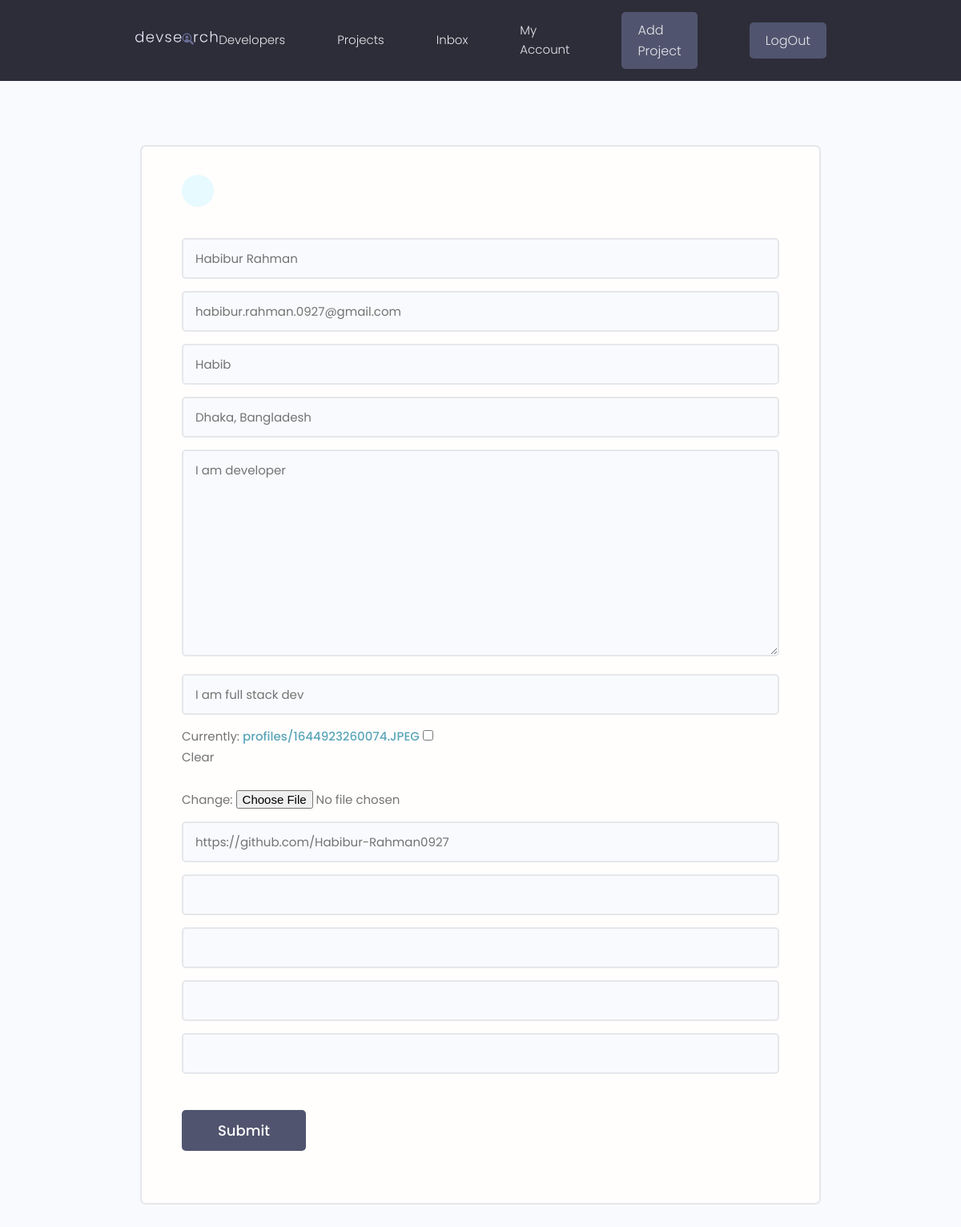
The page /edit-account/ (signed in) on the database its author committed.
### users/models.py (models this page shows, shortened)
class Profile(models.Model):
    user = models.OneToOneField(User, on_delete=models.CASCADE, null=True, blank=True)
    name = models.CharField(max_length=200, blank=True, null=True)
    email = models.EmailField(max_length=500, blank=True, null=True)
    username = models.CharField(max_length=200, blank=True, null=True)
    location = models.CharField(max_length=200, blank=True, null=True)
    short_intro = models.CharField(max_length=200, blank=True, null=True)
    bio = models.TextField(blank=True, null=True)
    profile_image = models.ImageField(null=True, blank=True, upload_to='profiles/', default='profiles/user-default.png')
    social_github = models.CharField(max_length=200, blank=True, null=True)
    social_twitter = models.CharField(max_length=200, blank=True, null=True)
    social_linkedin = models.CharField(max_length=200, blank=True, null=True)
    social_youtube = models.CharField(max_length=200, blank=True, null=True)
    social_website = models.CharField(max_length=200, blank=True, null=True)
    created = models.DateField(auto_now_add=True)
    id = models.UUIDField(default=uuid.uuid4, unique=True, primary_key=True, editable=False)

### users/views.py (the view)
# urls.py: path('edit-account/', views.editAccount, name='edit-account'),
@login_required(login_url='login')
def editAccount(request):
    profile = request.user.profile
    form = ProfileForm(instance=profile)
    if request.method == 'POST':
        form = ProfileForm(request.POST, request.FILES, instance=profile)
        if form.is_valid():
            form.save()
            return redirect('account')
    context={'form': form}
    return render(request, 'users/profile_form.html', context)

### users/forms.py
class ProfileForm(ModelForm):
    class Meta:
        model = Profile
        fields = ['name', 'email', 'username', 'location', 'bio', 'short_intro', 'profile_image', 'social_github', 'social_twitter', 'social_linkedin', 'social_youtube', 'social_website']
    def __init__(self, *args, **kwargs):
        super(ProfileForm, self).__init__(*args, **kwargs)
        for k, field in self.fields.items():
            field.widget.attrs.update({'class': 'input'})

### users/templates/users/profile_form.html (shortened to what this page needs)
{% extends 'main.html' %}
{% block content %}
<main class="formPage my-xl">
    <div class="content-box">
        <div class="formWrapper">
            <a class="backButton" href="{% url 'account' %}"></a>
            <br>
            <form action="{% url 'edit-account' %}" class="form" method="POST" enctype="multipart/form-data">
                {% for field in form %}
                <div class="form__field">
                    {{field}}
                </div>
                {% endfor %}
                <input class="btn btn--sub btn--lg  my-md" type="submit" value="Submit" />
            </form>
        </div>
    </div>
</main>
{% endblock content %}

### static/styles/app.css (style rules this page uses)
:root { --color-sub: #2d2d39; }
.btn--sub { background-color: var(--color-sub-light); }
.content-box { width: 95%; max-width: 85rem; margin: 0 auto; }
.backButton { background: var(--color-main-light); color: var(--color-main); width: 4rem; height: 4rem; display: flex; align-items: center; justify-content: center; border-radius: 50%; }
.formPage .formWrapper { list-style: none; background: var(--color-white); padding: 3.5rem 5rem; border: 2px solid var(--color-light); border-radius: 0.7rem; }

### static/uikit/styles/modules/_variables.css (style rules this page uses)
:root { --color-main: #5aa5b9; --color-main-light: #e6faff; --color-sub: #3f4156; --color-sub-light: #51546e; --color-sub-lighter: #ededfd; --color-text: #737373; --color-gray: #8b8b8b; --color-light: #e5e7eb; --color-light-gray: #767676; --color-bg: #f8fafd; --color-white: #fffefd; --color-white-light: #f3f3f3; --color-success: #359e64; --color-success-bg: #def8e8; --color-error: #fc4b0b; --color-error-bg: #fff2ee; --font-base: 'Poppins', arial, helvetica, 'Segoe UI', roboto, ubuntu, sans-serif; --font-monospace: 'Fira Code', 'Courier New', courier, monospace; --font-regular: 300; --font-medium: 500; --font-bold: 700; --generic-shadow: 1px 1px 5px #00000010; --generic-transition: all 0.3s ease-in-out; }

### static/uikit/styles/modules/_base.css (style rules this page uses)
* { margin: 0; padding: 0; box-sizing: border-box; text-rendering: optimizeLegibility; color: inherit; font-size: inherit; }
html { font-size: 50%; }
@media only screen and (min-width: 480px) { html { font-size: 56.25%; } }
@media only screen and (min-width: 1200px) { html { font-size: 62.5%; } }
body { line-height: 1.6; font-weight: 400; font-size: 1.5rem; color: var(--color-text); background-color: var(--color-bg); min-height: 100vh; }

### static/uikit/styles/modules/_typography.css (style rules this page uses)
* { font-family: var(--font-base); }
a { padding-bottom: 2px; text-decoration: none; display: inline-block; color: var(--color-main); font-weight: var(--font-medium); }

### static/uikit/styles/modules/_utilities.css (style rules this page uses)
.my-md { margin: 3rem auto; }
.my-xl { margin: 8rem auto; }

### static/uikit/styles/modules/_button.css (style rules this page uses)
.btn { display: inline-block; position: relative; cursor: pointer; background-color: var(--color-light); font-weight: var(--font-medium); color: var(--color-sub); text-decoration: none; padding: 1rem 2rem; border-radius: 0.5rem; border: none; width: -webkit-fit-content; width: -moz-fit-content; width: fit-content; height: -webkit-fit-content; height: -moz-fit-content; height: fit-content; font-size: 1.6rem; outline-width: 0; outline-color: transparent; -webkit-backface-visibility: hidden; backface-visibility: hidden; transition: all 0.3s ease-in-out; }
.btn--sub { background-color: var(--color-sub); color: var(--color-white); }
.btn--lg { font-size: 1.8rem; padding: 1.2rem 4.5rem; }

### static/uikit/styles/modules/_form.css (style rules this page uses)
.form { display: block; }
.form__field { margin-top: 1.5rem; margin-bottom: 1.5rem; }
.form__label, .form__field > label { display: block; margin-bottom: 0.5rem; color: var(--color-text); }
input.input[type='text'], input.input[type='email'], input.input[type='password'], input.input[type='number'], textarea.input { min-width: 24rem; width: 100%; padding: 1.2rem 1.5rem; border-radius: 0.5rem; border: 2px solid var(--color-light); transition: all 0.3s ease-in-out; background-color: var(--color-bg); }

### rows shown on the page
Profile: form "Habibur Rahman" "habibur.rahman.0927@gmail.com" "Habib" "Dhaka, Bangladesh" "I am developer" "I am full stack dev" "https://github.com/Habibur-Rahman0927"
